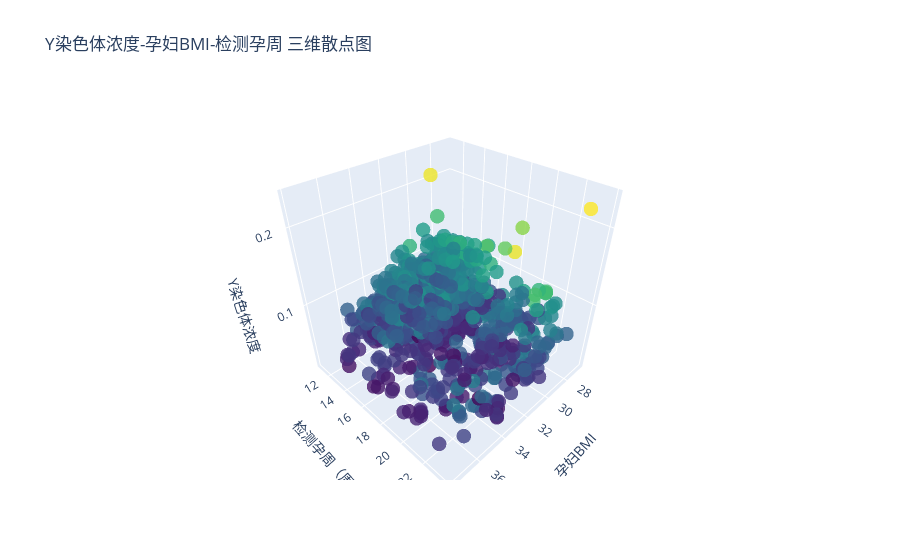

This figure's notebook cell:
### Code cell
from mpl_toolkits.mplot3d import Axes3D  # noqa: F401

# 非交互静态 3D 图（matplotlib）
df_tmp = df[['孕妇BMI','检测孕周','Y染色体浓度']].copy().dropna()
fig = plt.figure(figsize=(8,6))
ax = fig.add_subplot(111, projection='3d')
sc = ax.scatter(
    df_tmp['孕妇BMI'],
    df_tmp['检测孕周'],
    df_tmp['Y染色体浓度'],
    c=df_tmp['Y染色体浓度'],
    cmap='viridis',
    s=20,
    alpha=0.8
)
ax.set_xlabel('孕妇BMI'); ax.set_ylabel('检测孕周（周）'); ax.set_zlabel('Y染色体浓度')
ax.set_title('不可交互的三维散点图（matplotlib）')
fig.colorbar(sc, ax=ax, pad=0.1, label='Y染色体浓度')
plt.tight_layout()
plt.show()
import plotly.graph_objects as go

cols = ['孕妇BMI','检测孕周','Y染色体浓度']
df_plot = df[cols].copy().dropna()

fig = go.Figure(data=[go.Scatter3d(
    x=df_plot['孕妇BMI'],
    y=df_plot['检测孕周'],
    z=df_plot['Y染色体浓度'],
    mode='markers',
    marker=dict(
        size=5,
        color=df_plot['Y染色体浓度'],
        colorscale='Viridis',
        opacity=0.8
    )
)])

fig.update_layout(
    scene=dict(
        xaxis_title='孕妇BMI',
        yaxis_title='检测孕周（周）',
        zaxis_title='Y染色体浓度'
    ),
    title='Y染色体浓度-孕妇BMI-检测孕周 三维散点图'
)

fig.show()

### Figure 1 — Plotly figure (JSON) as saved in the notebook; plotly's stock layout.template omitted (floating-point values rounded to 4 significant figures; data arrays with more than 128 entries replaced by an {"elided": "..."} marker saying what was removed)
{"data": [{"marker": {"color": {"elided": "960 float values"}, "colorscale": [[0, "#440154"], [0.1111, "#482878"], [0.2222, "#3e4989"], [0.3333, "#31688e"], [0.4444, "#26828e"], [0.5556, "#1f9e89"], [0.6667, "#35b779"], [0.7778, "#6ece58"], [0.8889, "#b5de2b"], [1, "#fde725"]], "opacity": 0.8, "size": 5}, "mode": "markers", "type": "scatter3d", "x": {"elided": "960 float values"}, "y": {"elided": "960 float values"}, "z": {"elided": "960 float values"}}], "layout": {"scene": {"xaxis": {"title": {"text": "孕妇BMI"}}, "yaxis": {"title": {"text": "检测孕周（周）"}}, "zaxis": {"title": {"text": "Y染色体浓度"}}}, "title": {"text": "Y染色体浓度-孕妇BMI-检测孕周 三维散点图"}}}
